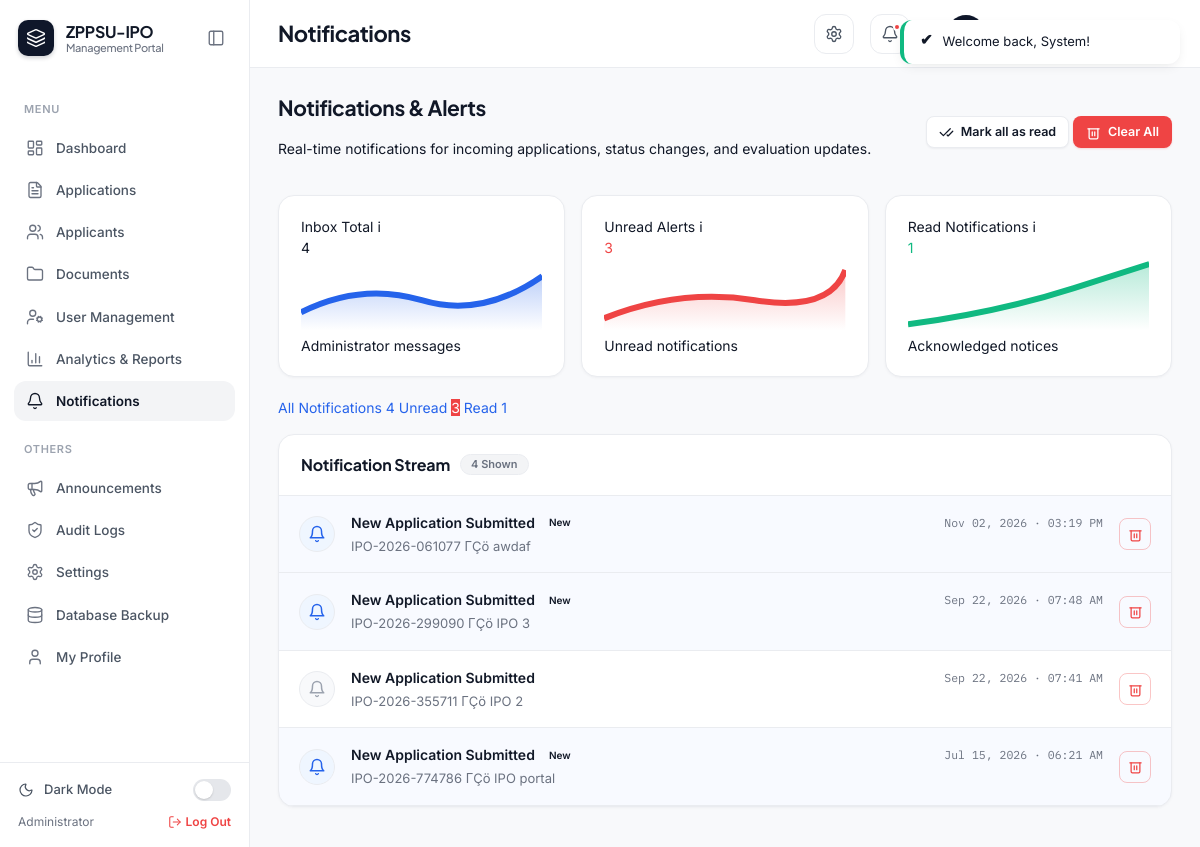
The page /admin/notifications.php (signed in) on the database its author committed.
### tables this page shows
CREATE TABLE `notifications` (
    `notification_id` INT UNSIGNED AUTO_INCREMENT PRIMARY KEY,
    `user_id`         INT UNSIGNED NOT NULL,
    `title`           VARCHAR(150) NOT NULL,
    `message`         TEXT NOT NULL,
    `link`            VARCHAR(255) DEFAULT NULL,
    `is_read`         TINYINT(1) NOT NULL DEFAULT 0,
    `created_at`      TIMESTAMP DEFAULT CURRENT_TIMESTAMP,
    CONSTRAINT `fk_notif_user` FOREIGN KEY (`user_id`)
        REFERENCES `users` (`user_id`) ON DELETE CASCADE
);

### includes/functions.php (called while the page is built, shortened)
<?php
function clean($value)
{
    return htmlspecialchars(trim($value ?? ''), ENT_QUOTES, 'UTF-8');
}
function sanitize_input($value)
{
    return trim(strip_tags($value ?? ''));
}
function format_date($datetime, $format = 'M d, Y h:i A')
{
    return date($format, strtotime($datetime));
}

### admin/notifications.php (the view, shortened to what this page needs)
<?php
require_once __DIR__ . '/../includes/functions.php';
$filter = sanitize_input($_GET['filter'] ?? 'all');
$whereFilter = '';
$kpiStmt = mysqli_prepare($conn, "
    SELECT
        COUNT(*) AS total_all,
        COALESCE(SUM(is_read = 0), 0) AS total_unread,
        COALESCE(SUM(is_read = 1), 0) AS total_read
    FROM notifications
    WHERE user_id = ?
");
mysqli_stmt_bind_param($kpiStmt, 'i', $_SESSION['user_id']);
mysqli_stmt_execute($kpiStmt);
$kpiStats = mysqli_fetch_assoc(mysqli_stmt_get_result($kpiStmt)) ?: [
    'total_all' => 0,
    'total_unread' => 0,
    'total_read' => 0
];
$stmt = mysqli_prepare($conn, "SELECT * FROM notifications WHERE user_id = ? $whereFilter ORDER BY created_at DESC LIMIT 50");
mysqli_stmt_bind_param($stmt, 'i', $_SESSION['user_id']);
mysqli_stmt_execute($stmt);
$notifications = mysqli_stmt_get_result($stmt);
require_once __DIR__ . '/../includes/header.php';
?>
<div class="sub-header-bar">
    <div class="sub-header-left">
        <h2>Notifications & Alerts</h2>
        <p>Real-time notifications for incoming applications, status changes, and evaluation updates.</p>
    </div>
    <div class="sub-header-actions">
        <a href="<?= BASE_URL ?>admin/notifications.php?mark_all=1" class="btn btn-outline btn-sm">
            <svg class="lucide-icon" viewBox="0 0 24 24"><path d="M18 6 7 17l-5-5"/><path d="m22 10-7.5 7.5L13 16"/></svg>
            Mark all as read
        </a>
        <?php if ($kpiStats['total_all'] > 0): ?>
        <button type="button" class="btn btn-danger btn-sm" data-modal-target="#clearAllNotifModal">
            <svg class="lucide-icon" viewBox="0 0 24 24"><path d="M3 6h18"/><path d="M19 6v14c0 1-1 2-2 2H7c-1 0-2-1-2-2V6"/><line x1="10" y1="11" x2="10" y2="17"/><line x1="14" y1="11" x2="14" y2="17"/></svg>
            Clear All
        </button>
        <?php endif; ?>
    </div>
</div>
<div class="kpi-grid" style="grid-template-columns: repeat(3, 1fr); margin-bottom:20px;">
    <div class="kpi-card">
        <div class="kpi-top">
            <span class="kpi-label">Inbox Total</span>
            <span class="kpi-info-tip" title="All active notifications in your inbox">i</span>
        </div>
        <div class="kpi-middle">
            <div class="kpi-value"><?= number_format((int)$kpiStats['total_all']) ?></div>
            <div class="kpi-spark">
            </div>
        </div>
        <div class="kpi-bottom">
            <span class="kpi-trend trend-neutral">Administrator messages</span>
        </div>
    </div>
    <div class="kpi-card">
        <div class="kpi-top">
            <span class="kpi-label">Unread Alerts</span>
            <span class="kpi-info-tip" title="Notifications requiring your attention">i</span>
        </div>
        <div class="kpi-middle">
            <div class="kpi-value" style="color:var(--color-danger);"><?= number_format((int)$kpiStats['total_unread']) ?></div>
            <div class="kpi-spark">
            </div>
        </div>
        <div class="kpi-bottom">
            <span class="kpi-trend trend-warning">Unread notifications</span>
        </div>
    </div>
    <div class="kpi-card">
        <div class="kpi-top">
            <span class="kpi-label">Read Notifications</span>
            <span class="kpi-info-tip" title="Archived read notifications">i</span>
        </div>
        <div class="kpi-middle">
            <div class="kpi-value" style="color:var(--color-success);"><?= number_format((int)$kpiStats['total_read']) ?></div>
            <div class="kpi-spark">
            </div>
        </div>
        <div class="kpi-bottom">
            <span class="kpi-trend trend-neutral">Acknowledged notices</span>
        </div>
    </div>
</div>
<div class="category-tabs" style="margin-bottom:16px;">
    <a href="<?= BASE_URL ?>admin/notifications.php?filter=all" class="tab-pill <?= $filter === 'all' ? 'active' : '' ?>">
        All Notifications
        <span class="tab-count"><?= (int)$kpiStats['total_all'] ?></span>
    </a>
    <a href="<?= BASE_URL ?>admin/notifications.php?filter=unread" class="tab-pill <?= $filter === 'unread' ? 'active' : '' ?>">
        Unread
        <?php if ($kpiStats['total_unread'] > 0): ?>
            <span class="tab-count" style="background:var(--color-danger);color:#fff;"><?= (int)$kpiStats['total_unread'] ?></span>
        <?php endif; ?>
    </a>
    <a href="<?= BASE_URL ?>admin/notifications.php?filter=read" class="tab-pill <?= $filter === 'read' ? 'active' : '' ?>">
        Read
        <span class="tab-count"><?= (int)$kpiStats['total_read'] ?></span>
    </a>
</div>
<div class="card">
    <div class="card-header" style="display:flex;justify-content:space-between;align-items:center;">
        <div style="display:flex;align-items:center;gap:10px;">
            <h3>Notification Stream</h3>
            <span class="badge badge-secondary" style="font-size:11px;"><?= mysqli_num_rows($notifications) ?> Shown</span>
        </div>
    </div>
    <div class="card-body" style="padding:0;">
        <?php if (mysqli_num_rows($notifications) === 0): ?>
            <div class="empty-state">
                <div class="empty-state-icon">
                    <svg class="lucide-icon" style="width:32px;height:32px;stroke-width:1.5;" viewBox="0 0 24 24"><path d="M6 8a6 6 0 0 1 12 0c0 7 3 9 3 9H3s3-2 3-9"/><path d="M10.3 21a1.94 1.94 0 0 0 3.4 0"/></svg>
                </div>
                <h4>No notifications in this view</h4>
                <p>You're all caught up! When actions occur in the system, updates will appear here.</p>
            </div>
        <?php else: ?>
            <div style="display:flex;flex-direction:column;">
                <?php while ($n = mysqli_fetch_assoc($notifications)):
                    $isUnread = !$n['is_read'];
                ?>
                <div style="display:flex;align-items:center;padding:16px 20px;border-bottom:1px solid var(--color-border);transition:background 0.15s ease;<?= $isUnread ? 'background:rgba(37, 99, 235, 0.03);' : '' ?>">
                    <div style="margin-right:16px;display:flex;align-items:center;justify-content:center;">
                        <div style="width:36px;height:36px;border-radius:50%;background:<?= $isUnread ? 'var(--color-primary-50)' : 'var(--color-bg)' ?>;color:<?= $isUnread ? 'var(--color-primary-600)' : 'var(--color-text-subtle)' ?>;display:flex;align-items:center;justify-content:center;border:1px solid var(--color-border);flex-shrink:0;">
                            <svg class="lucide-icon" style="width:18px;height:18px;" viewBox="0 0 24 24"><path d="M6 8a6 6 0 0 1 12 0c0 7 3 9 3 9H3s3-2 3-9"/><path d="M10.3 21a1.94 1.94 0 0 0 3.4 0"/></svg>
                        </div>
                    </div>
                    <a href="<?= BASE_URL ?>admin/notifications.php?mark=<?= $n['notification_id'] ?>" style="flex:1;text-decoration:none;color:inherit;min-width:0;">
                        <div style="display:flex;align-items:center;gap:8px;margin-bottom:4px;">
                            <span style="font-weight:600;font-size:14px;color:var(--color-text);"><?= clean($n['title']) ?></span>
                            <?php if ($isUnread): ?>
                                <span class="badge badge-primary" style="font-size:10px;padding:1px 6px;">New</span>
                            <?php endif; ?>
                            <span style="margin-left:auto;font-family:var(--font-mono);font-size:11.5px;color:var(--color-text-muted);white-space:nowrap;">
                                <?= format_date($n['created_at'], 'M d, Y · h:i A') ?>
                            </span>
                        </div>
                        <div style="font-size:13px;color:var(--color-text-muted);line-height:1.5;">
                            <?= clean($n['message']) ?>
                        </div>
                    </a>
                    <div style="margin-left:16px;">
                        <form method="POST" onsubmit="return confirm('Delete this notification?');" style="margin:0;">
                            <button type="submit" class="btn btn-outline-danger btn-sm btn-icon" title="Delete Notification">
                                <svg class="lucide-icon" viewBox="0 0 24 24"><path d="M3 6h18"/><path d="M19 6v14c0 1-1 2-2 2H7c-1 0-2-1-2-2V6"/><line x1="10" y1="11" x2="10" y2="17"/><line x1="14" y1="11" x2="14" y2="17"/></svg>
                            </button>
                        </form>
                    </div>
                </div>
                <?php endwhile; ?>
            </div>
        <?php endif; ?>
    </div>
</div>
<?php require_once __DIR__ . '/../includes/footer.php'; ?>

### rows shown on the page
notifications: title "New Application Submitted", is_read "New", created_at "Nov 02, 2026 · 03:19 PM", message "IPO-2026-061077 ΓÇö awdaf"
notifications: title "New Application Submitted", is_read "New", created_at "Sep 22, 2026 · 07:48 AM", message "IPO-2026-299090 ΓÇö IPO 3"
notifications: title "New Application Submitted", created_at "Sep 22, 2026 · 07:41 AM", message "IPO-2026-355711 ΓÇö IPO 2"
notifications: title "New Application Submitted", is_read "New", created_at "Jul 15, 2026 · 06:21 AM", message "IPO-2026-774786 ΓÇö IPO portal"

### other values the page prints
$label "Dashboard Applications Applicants Documents User Management Analytics & Reports Notifications Announcements Audit Logs Settings Database Backup My Profile"
$_SESSION['role_name'] "Administrator"
$pageTitle "Notifications"
$kpiStats['total_all'] "4"
$kpiStats['total_unread'] "3"
$kpiStats['total_read'] "1"
mysqli_num_rows($notifications) "4"
